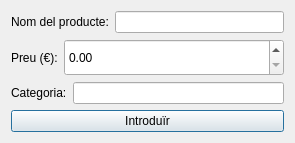
<?xml version="1.0" encoding="UTF-8"?>
<ui version="4.0">
 <class>Dialog</class>
 <widget class="QDialog" name="Dialog">
  <property name="geometry">
   <rect>
    <x>0</x>
    <y>0</y>
    <width>295</width>
    <height>143</height>
   </rect>
  </property>
  <property name="sizePolicy">
   <sizepolicy hsizetype="Minimum" vsizetype="Minimum">
    <horstretch>200</horstretch>
    <verstretch>200</verstretch>
   </sizepolicy>
  </property>
  <property name="windowTitle">
   <string>Dialog</string>
  </property>
  <layout class="QGridLayout" name="gridLayout">
   <item row="0" column="0">
    <layout class="QHBoxLayout" name="horizontalLayout">
     <item>
      <widget class="QLabel" name="label">
       <property name="text">
        <string>Nom del producte:</string>
       </property>
      </widget>
     </item>
     <item>
      <widget class="QLineEdit" name="name_input"/>
     </item>
    </layout>
   </item>
   <item row="1" column="0">
    <layout class="QHBoxLayout" name="horizontalLayout_2">
     <item>
      <widget class="QLabel" name="label_2">
       <property name="text">
        <string>Preu (€):</string>
       </property>
      </widget>
     </item>
     <item>
      <widget class="QDoubleSpinBox" name="price_input">
       <property name="sizePolicy">
        <sizepolicy hsizetype="Expanding" vsizetype="Preferred">
         <horstretch>0</horstretch>
         <verstretch>0</verstretch>
        </sizepolicy>
       </property>
      </widget>
     </item>
    </layout>
   </item>
   <item row="2" column="0">
    <layout class="QHBoxLayout" name="horizontalLayout_3">
     <item>
      <widget class="QLabel" name="label_3">
       <property name="text">
        <string>Categoria:</string>
       </property>
      </widget>
     </item>
     <item>
      <widget class="QLineEdit" name="category_input"/>
     </item>
    </layout>
   </item>
   <item row="3" column="0">
    <widget class="QPushButton" name="add_button">
     <property name="text">
      <string>Introduïr</string>
     </property>
    </widget>
   </item>
  </layout>
 </widget>
 <resources/>
 <connections>
  <connection>
   <sender>add_button</sender>
   <signal>clicked()</signal>
   <receiver>Dialog</receiver>
   <slot>close()</slot>
   <hints>
    <hint type="sourcelabel">
     <x>321</x>
     <y>277</y>
    </hint>
    <hint type="destinationlabel">
     <x>383</x>
     <y>249</y>
    </hint>
   </hints>
  </connection>
 </connections>
</ui>
